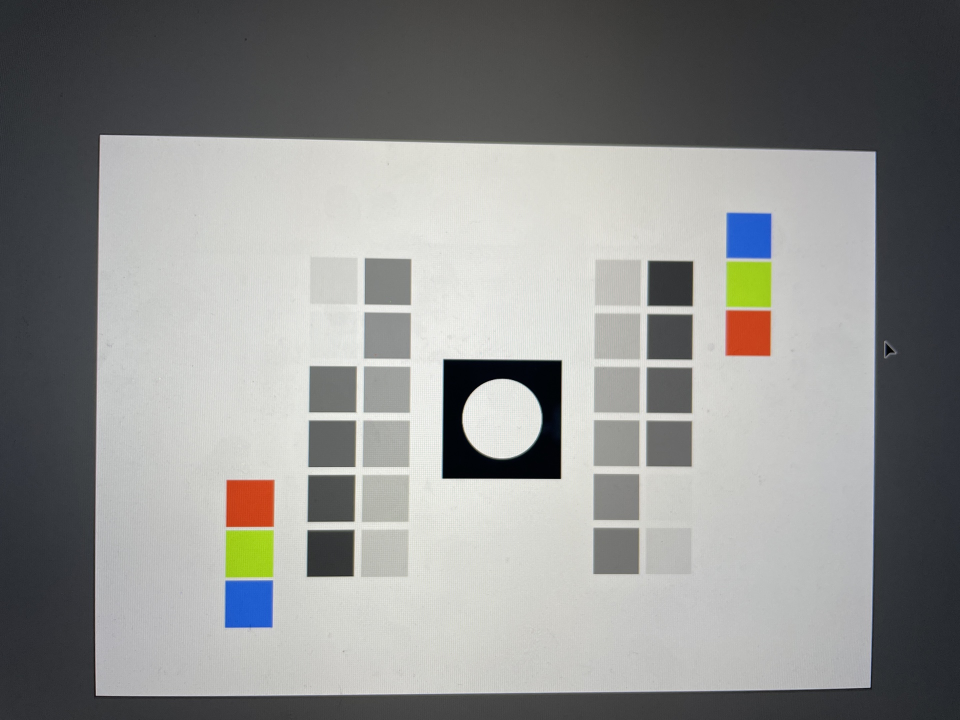
#> input picture filters/test.jpg, 1920 x 1440 px (shown at 1/2 size)
$ python fast_feature_detector.py   (older library calls are emulated)
#> lines starting #> are read from the running program, lines starting #| are printed output that depends on the picture; after the words box and inside, x2 and y2 are one past the last pixel; in counts of white or black regions, pixels touching at a corner belong together
### utils.py
import numpy as np
import cv2
import cv2 as cv
import matplotlib.pyplot as plt
import math
from pathlib import Path
from sklearn.cross_decomposition import PLSRegression

from config import WIDTH, HEIGHT

font = cv2.FONT_HERSHEY_SIMPLEX


def convert_to_grayscale(image):
    return cv2.cvtColor(image, cv2.COLOR_BGR2GRAY)


def apply_threshold(image, low=127, high=255, mode=cv2.THRESH_BINARY_INV):
    return cv2.threshold(image, low, high, mode)


# [11 lines left out: function resize, not called in this run]


def pad(image, size=32, background=[255, 255, 255]):
    return cv2.copyMakeBorder(
        image.copy(), size, size, size, size, cv2.BORDER_CONSTANT, value=WHITE)


# [18 lines left out: functions median_blur, apply_opening, apply_closing, not called in this run]


def run_split_visualizer(img1, img2, name):
    cv2.namedWindow("Original", cv2.WINDOW_NORMAL)
    cv2.namedWindow(name, cv2.WINDOW_NORMAL)

    cv2.imshow('Original', img1)
    cv2.imshow(name, img2)

    cv2.resizeWindow('Original', WIDTH, HEIGHT)
    cv2.resizeWindow(name, WIDTH, HEIGHT)

    cv2.waitKey(0)
    cv2.destroyAllWindows()


# [200 lines left out: functions run_visualizer, calibrate_threshold, plot, run_orb, run_sift, drawKeyPts, not called in this run]


def sort_contours(contours, base=50):
    return NotImplementedError


# [238 lines left out: functions extract_fast_features, remove_noise_before_keypoint_detecton, angle_cos, extract_all_points, get_color_calibration_model, extract_filter and 1 more, not called in this run]

### fast_feature_detector.py
import numpy as np
import cv2
import cv2 as cv
from config import reference, target
from utils import run_split_visualizer
import matplotlib.pyplot as plt

img1 = cv.imread("filters/test.jpg")
#> img1 is the input picture: shape (1440, 1920, 3); mean B, G, R 140.6, 142.1, 141.3
img2 = cv.imread(reference)
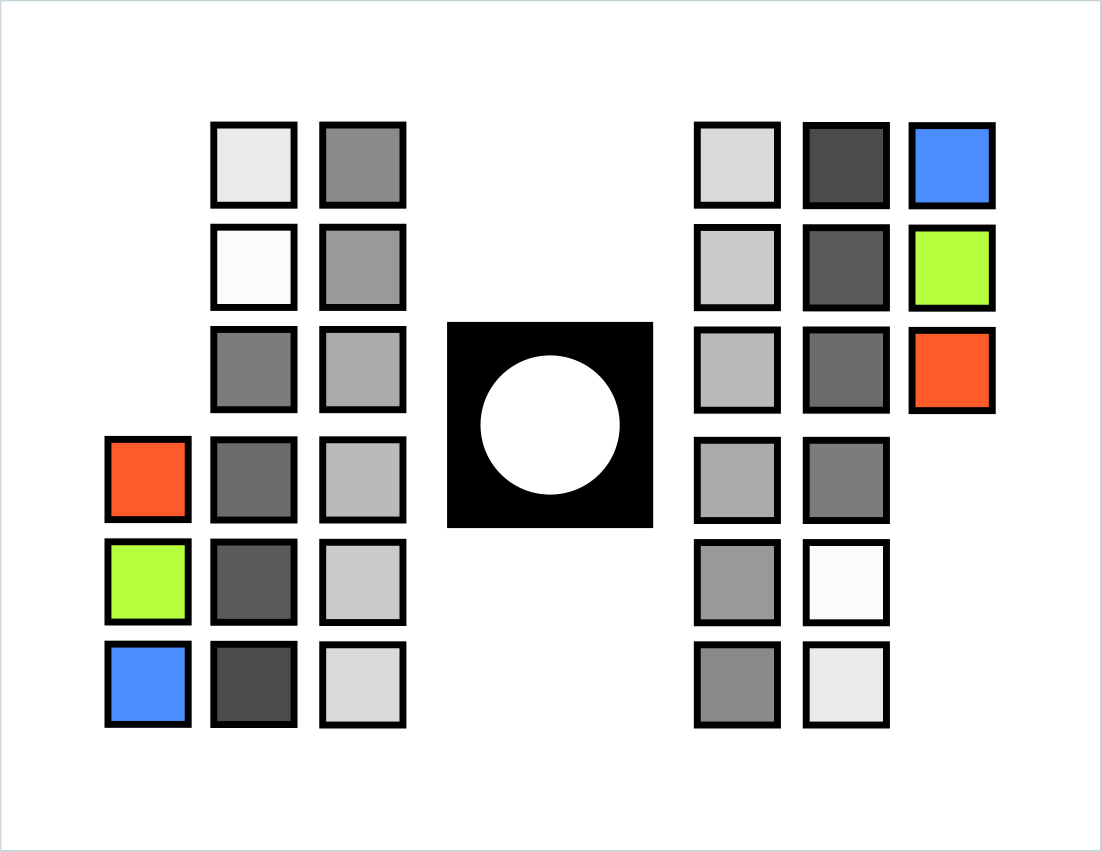
#> input picture app/data/RC_RGB_v1.2.4.jpg, 3304 x 2554 px (shown at 1/3 size)
#> img2 is the input picture: shape (2554, 3304, 3); mean B, G, R 211.9, 213.3, 213.5
# img2 = cv.imread(target)

WHITE = [255,255,255]
img1 = cv2.copyMakeBorder(img1.copy(),32,32,32,32,cv2.BORDER_CONSTANT,value=WHITE)
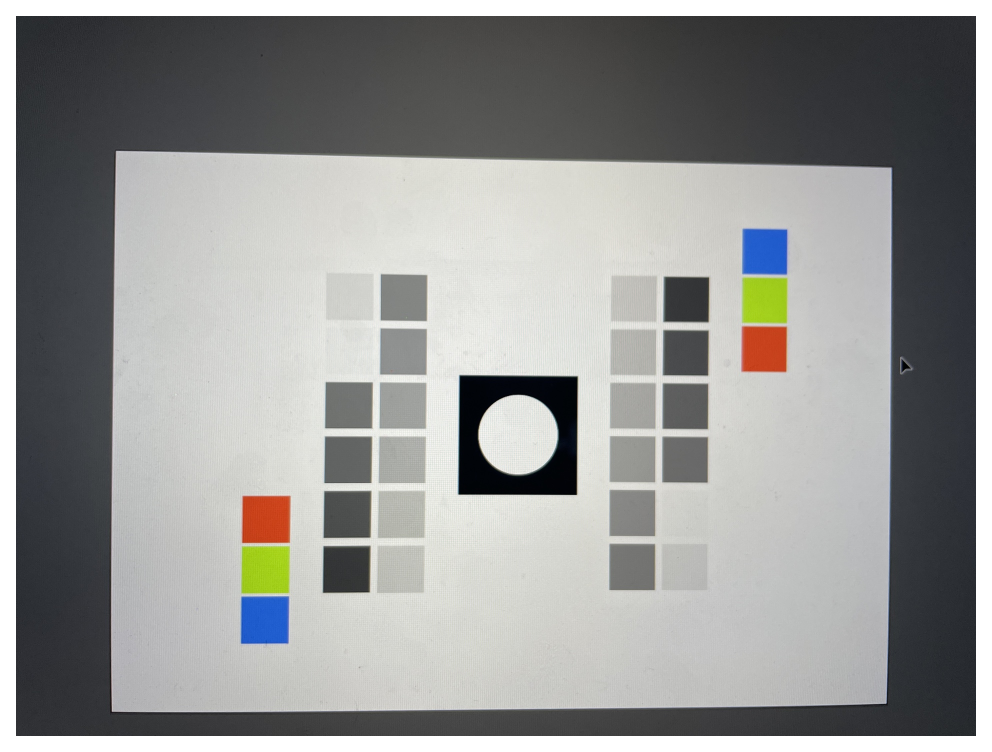
#> img1: shape (1504, 1984, 3) (shown at 1/2 size); mean B, G, R 149, 150.4, 149.7

# Too much noise - apply median blur
# Median blur helps eliminate salt and pepper noise - and also preserves edges
# img1 = cv.medianBlur(img1, 7)
# img2 = cv.medianBlur(img2, 7)

# Make image black and white - apply a low threshold
grayImage = cv2.cvtColor(img1, cv2.COLOR_BGR2GRAY)
# (thresh, blackAndWhiteImage) = cv2.threshold(grayImage, 127, 255, cv2.THRESH_BINARY)
(thresh, blackAndWhiteImage) = cv2.threshold(grayImage, 192, 255, cv2.THRESH_BINARY_INV)
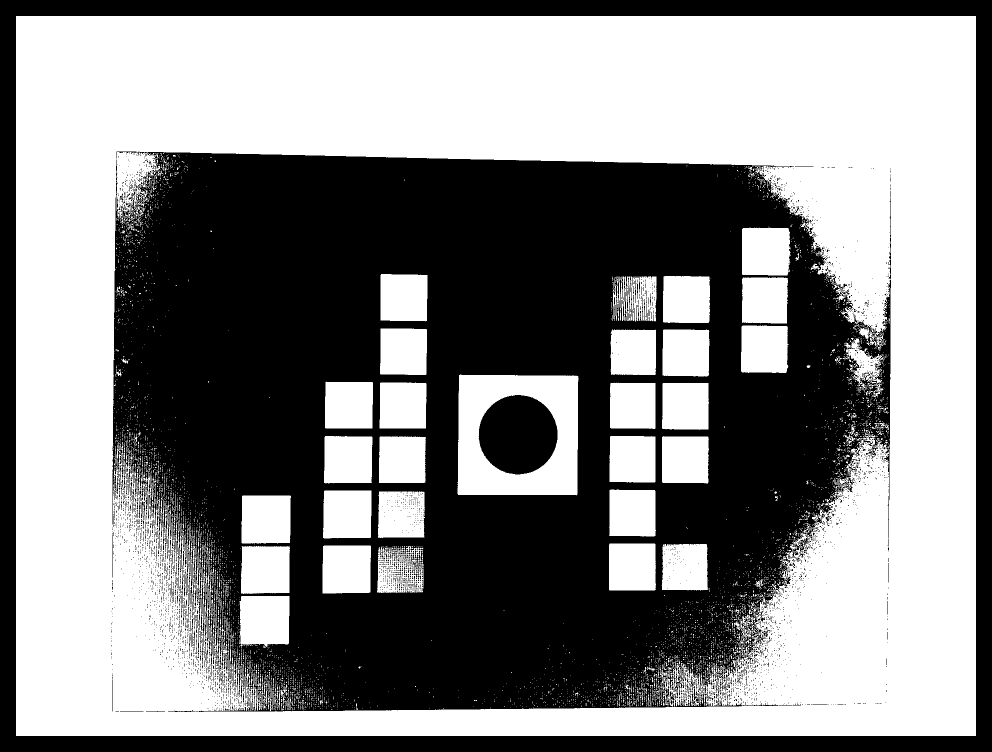
#> blackAndWhiteImage: shape (1504, 1984) (shown at 1/2 size); 53.2% white; 3525 black regions (3367 under 20 px), largest, box (x1, y1, x2, y2) and area: (224, 303, 1782, 1424) 1138696, (0, 0, 1984, 1504) 219136, (957, 790, 1115, 949) 19603

kernel = cv2.getStructuringElement(cv2.MORPH_RECT,(20,20))
blackAndWhiteImage = cv2.morphologyEx(blackAndWhiteImage, cv2.MORPH_OPEN, kernel, iterations=4)
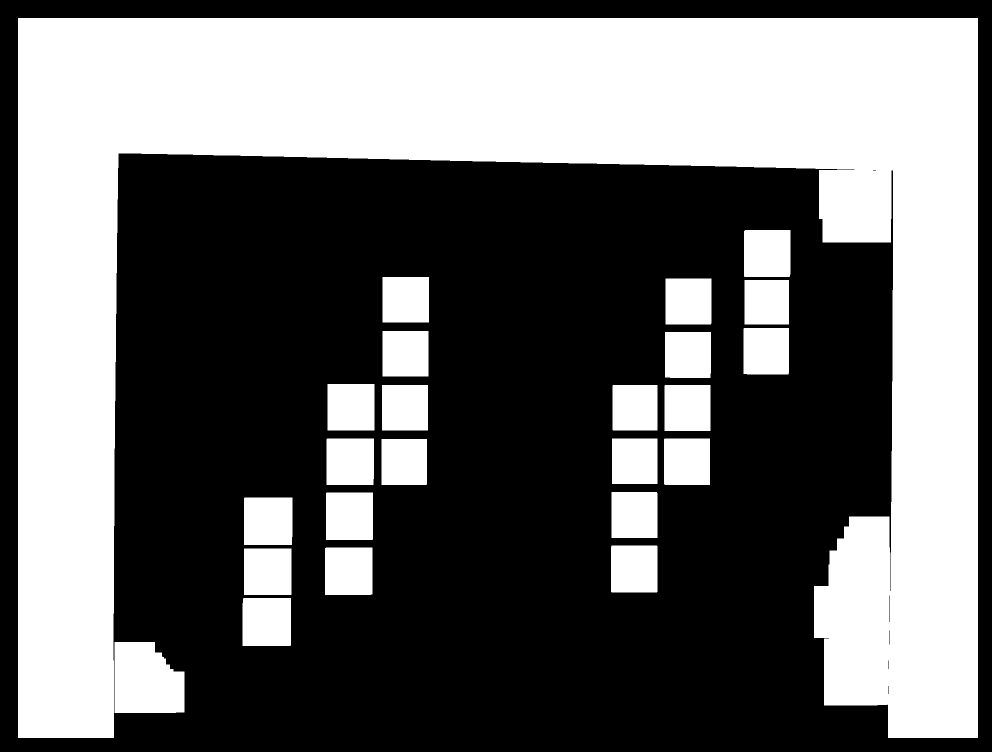
#> blackAndWhiteImage: shape (1504, 1984) (shown at 1/2 size); 41.9% white; 24 white regions

contours, hierarchy  = cv2.findContours(blackAndWhiteImage, cv2.RETR_EXTERNAL, cv2.CHAIN_APPROX_SIMPLE)
#> contours = 24 contours; largest, box (x1, y1, x2, y2) and area: (36, 36, 1956, 1476) 1039960, (229, 1284, 369, 1426) 17005, (485, 1196, 582, 1292) 9110, (488, 995, 585, 1090) 9008, (650, 1095, 745, 1190) 8832
print(contours, hierarchy)
#> (printed output is left out)
# blackAndWhiteImage = cv2.drawContours(blackAndWhiteImage, [max(contours, key = cv2.contourArea)], -1, (0,255,75), -1)

blackAndWhiteImage = cv2.cvtColor(blackAndWhiteImage, cv2.COLOR_BGR2RGB)
#> blackAndWhiteImage: shape (1504, 1984, 3); 41.9% white; 24 white regions, largest, box (x1, y1, x2, y2) and area: (36, 36, 1956, 1476) 1044869, (229, 1284, 369, 1426) 17282, (485, 1196, 582, 1292) 9300

plt.imshow(blackAndWhiteImage)
plt.show(block=True)


fast = cv.FastFeatureDetector_create()
fast.setNonmaxSuppression(False)
fast.setThreshold(32)

import matplotlib.pyplot as plt

def drawKeyPts(im,keyp,col,th):
    for curKey in keyp:
        x=np.int(curKey.pt[0])
        y=np.int(curKey.pt[1])
        size = np.int(curKey.size)
        cv.circle(im,(x,y),size, col,thickness=th, lineType=8, shift=0)
    plt.imshow(im)
    return im


kp = fast.detect(blackAndWhiteImage,None)
#> kp = 778 keypoints; strongest (x, y, size): (36, 36, 7), (37, 36, 7), (38, 36, 7), (1953, 36, 7)
# img1_with_keypoints = cv.drawKeypoints(blackAndWhiteImage, kp, np.array([]), color=(255,0,255))
imWithCircles = drawKeyPts(img1.copy(),kp,(0,0,255),15)
#> the loop in drawKeyPts, `for curKey in keyp:` made 778 passes
#> (curKey, x, y) on passes 1 to 3: (keypoint at (36, 36), size 7, 36, 36), (keypoint at (37, 36), size 7, 37, 36), (keypoint at (38, 36), size 7, 38, 36)
#> after the loop in drawKeyPts, `for curKey in keyp:`:
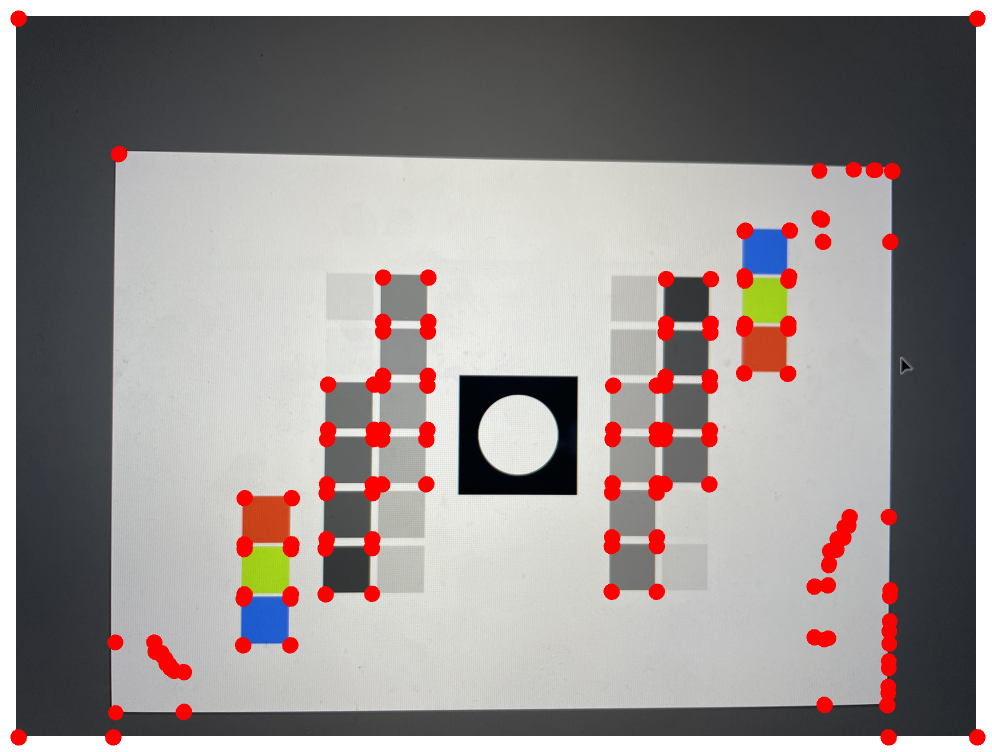
#> im: shape (1504, 1984, 3) (shown at 1/2 size); mean of channels 0, 1, 2 143.6, 144.9, 152.2; drawn as B, G, R

# kp = fast.detect(img2,None)
# img2_with_keypoints = cv.drawKeypoints(img2, kp, np.array([]), color=(255,0,255))
# im2WithCircles = drawKeyPts(img2.copy(),kp,(0,0,255),10)

# # Print all default params
print("Threshold: ", fast.getThreshold())
print("nonmaxSuppression: ", fast.getNonmaxSuppression())
print("neighborhood: ", fast.getType())
print("Total Keypoints with nonmaxSuppression: ", len(kp))
run_split_visualizer(blackAndWhiteImage, imWithCircles, 'Fast Feature detector')

# run_visualizer(img1_with_keypoints, img2_with_keypoints, 'Fast Feature detector')
